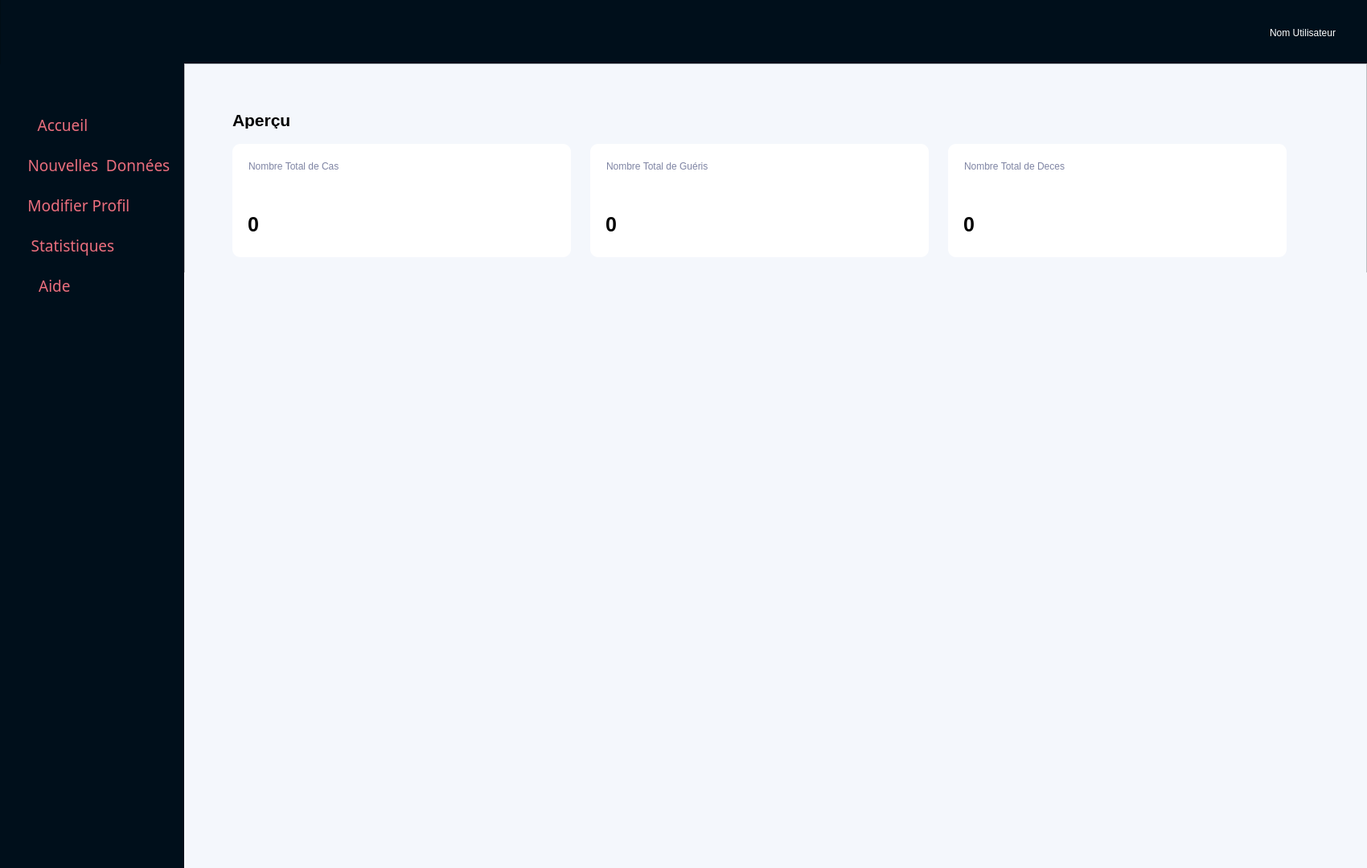
<?xml version="1.0" encoding="UTF-8"?>
<ui version="4.0">
 <class>HomeWindow</class>
 <widget class="QMainWindow" name="HomeWindow">
  <property name="geometry">
   <rect>
    <x>0</x>
    <y>0</y>
    <width>1700</width>
    <height>1080</height>
   </rect>
  </property>
  <property name="windowTitle">
   <string>MainWindow</string>
  </property>
  <widget class="QWidget" name="centralwidget">
   <widget class="QFrame" name="header_frame">
    <property name="geometry">
     <rect>
      <x>0</x>
      <y>-10</y>
      <width>1969</width>
      <height>91</height>
     </rect>
    </property>
    <property name="styleSheet">
     <string notr="true">QFrame{
	background-color: #000F1B;
}</string>
    </property>
    <property name="frameShape">
     <enum>QFrame::StyledPanel</enum>
    </property>
    <property name="frameShadow">
     <enum>QFrame::Raised</enum>
    </property>
    <widget class="QLabel" name="logo_label">
     <property name="geometry">
      <rect>
       <x>20</x>
       <y>20</y>
       <width>121</width>
       <height>71</height>
      </rect>
     </property>
     <property name="text">
      <string/>
     </property>
     <property name="pixmap">
      <pixmap>../../../../../../../assets/logo_small.png</pixmap>
     </property>
    </widget>
    <widget class="QLabel" name="label">
     <property name="geometry">
      <rect>
       <x>1530</x>
       <y>41</y>
       <width>131</width>
       <height>20</height>
      </rect>
     </property>
     <property name="styleSheet">
      <string notr="true">QLabel{
	color:white;
}</string>
     </property>
     <property name="text">
      <string>Nom Utilisateur</string>
     </property>
     <property name="alignment">
      <set>Qt::AlignRight|Qt::AlignTrailing|Qt::AlignVCenter</set>
     </property>
    </widget>
    <widget class="QLabel" name="label_2">
     <property name="geometry">
      <rect>
       <x>1540</x>
       <y>40</y>
       <width>21</width>
       <height>20</height>
      </rect>
     </property>
     <property name="text">
      <string/>
     </property>
     <property name="pixmap">
      <pixmap>../../../../../../../assets/user_icon.png</pixmap>
     </property>
    </widget>
   </widget>
   <widget class="QFrame" name="menu_frame">
    <property name="geometry">
     <rect>
      <x>0</x>
      <y>80</y>
      <width>231</width>
      <height>1001</height>
     </rect>
    </property>
    <property name="styleSheet">
     <string notr="true">QFrame{
	background-color: #000F1B;
	border:none;
}</string>
    </property>
    <property name="frameShape">
     <enum>QFrame::StyledPanel</enum>
    </property>
    <property name="frameShadow">
     <enum>QFrame::Raised</enum>
    </property>
    <widget class="QPushButton" name="btn_new_data">
     <property name="geometry">
      <rect>
       <x>20</x>
       <y>110</y>
       <width>191</width>
       <height>31</height>
      </rect>
     </property>
     <property name="font">
      <font>
       <family>Poppins</family>
       <pointsize>14</pointsize>
      </font>
     </property>
     <property name="cursor">
      <cursorShape>OpenHandCursor</cursorShape>
     </property>
     <property name="styleSheet">
      <string notr="true">QPushButton{
	background-color:#000F1B;
	border : none;
	color: #EC6E7D;
}

QPushButton::hover{
	background-color:#EC6E7D;
	color : white;
	border-radius:7px;
	padding:20px;
}</string>
     </property>
     <property name="text">
      <string>   Nouvelles  Données</string>
     </property>
     <property name="icon">
      <iconset>
       <normaloff>../../../../../../../assets/icons/stat_icon.png</normaloff>../../../../../../../assets/icons/stat_icon.png</iconset>
     </property>
    </widget>
    <widget class="QPushButton" name="btn_edit_profile">
     <property name="geometry">
      <rect>
       <x>0</x>
       <y>160</y>
       <width>181</width>
       <height>31</height>
      </rect>
     </property>
     <property name="font">
      <font>
       <family>Poppins</family>
       <pointsize>14</pointsize>
      </font>
     </property>
     <property name="cursor">
      <cursorShape>OpenHandCursor</cursorShape>
     </property>
     <property name="styleSheet">
      <string notr="true">QPushButton{
	background-color:#000F1B;
	border : none;
	color: #EC6E7D;
}

QPushButton::hover{
	background-color:#EC6E7D;
	color : white;
	border-radius:7px;
	padding:20px;
}</string>
     </property>
     <property name="text">
      <string>   Modifier Profil</string>
     </property>
     <property name="icon">
      <iconset>
       <normaloff>../../../../../../../assets/icons/cogs_icon.png</normaloff>../../../../../../../assets/icons/cogs_icon.png</iconset>
     </property>
    </widget>
    <widget class="QPushButton" name="btn_accueil">
     <property name="geometry">
      <rect>
       <x>0</x>
       <y>60</y>
       <width>141</width>
       <height>31</height>
      </rect>
     </property>
     <property name="font">
      <font>
       <family>Poppins</family>
       <pointsize>14</pointsize>
      </font>
     </property>
     <property name="cursor">
      <cursorShape>OpenHandCursor</cursorShape>
     </property>
     <property name="styleSheet">
      <string notr="true">QPushButton{
	background-color:#000F1B;
	border : none;
	color: #EC6E7D;
}

QPushButton::hover{
	background-color:#EC6E7D;
	color : white;
	border-radius:7px;
	padding:20px;
}</string>
     </property>
     <property name="text">
      <string>   Accueil</string>
     </property>
     <property name="icon">
      <iconset>
       <normaloff>../../../../../../../assets/icons/home_icon.png</normaloff>../../../../../../../assets/icons/home_icon.png</iconset>
     </property>
    </widget>
    <widget class="QPushButton" name="btn_statistiques">
     <property name="geometry">
      <rect>
       <x>0</x>
       <y>210</y>
       <width>171</width>
       <height>31</height>
      </rect>
     </property>
     <property name="font">
      <font>
       <family>Poppins</family>
       <pointsize>14</pointsize>
      </font>
     </property>
     <property name="cursor">
      <cursorShape>OpenHandCursor</cursorShape>
     </property>
     <property name="styleSheet">
      <string notr="true">QPushButton{
	background-color:#000F1B;
	border : none;
	color: #EC6E7D;
}

QPushButton::hover{
	background-color:#EC6E7D;
	color : white;
	border-radius:7px;
	padding:20px;
}</string>
     </property>
     <property name="text">
      <string>  Statistiques</string>
     </property>
     <property name="icon">
      <iconset>
       <normaloff>../../../../../../../assets/icons/stat_icon.png</normaloff>../../../../../../../assets/icons/stat_icon.png</iconset>
     </property>
    </widget>
    <widget class="QPushButton" name="btn_aide">
     <property name="geometry">
      <rect>
       <x>-20</x>
       <y>260</y>
       <width>161</width>
       <height>31</height>
      </rect>
     </property>
     <property name="font">
      <font>
       <family>Poppins</family>
       <pointsize>14</pointsize>
      </font>
     </property>
     <property name="cursor">
      <cursorShape>OpenHandCursor</cursorShape>
     </property>
     <property name="styleSheet">
      <string notr="true">QPushButton{
	background-color:#000F1B;
	border : none;
	color: #EC6E7D;
}

QPushButton::hover{
	background-color:#EC6E7D;
	color : white;
	border-radius:7px;
	padding:20px;
}</string>
     </property>
     <property name="text">
      <string>   Aide</string>
     </property>
     <property name="icon">
      <iconset>
       <normaloff>../../../../../../../assets/icons/help_icon.png</normaloff>../../../../../../../assets/icons/help_icon.png</iconset>
     </property>
    </widget>
   </widget>
   <widget class="QFrame" name="frame">
    <property name="geometry">
     <rect>
      <x>229</x>
      <y>79</y>
      <width>1471</width>
      <height>1001</height>
     </rect>
    </property>
    <property name="styleSheet">
     <string notr="true">QFrame{
	background-color : #F4F7FC;
}</string>
    </property>
    <property name="frameShape">
     <enum>QFrame::StyledPanel</enum>
    </property>
    <property name="frameShadow">
     <enum>QFrame::Raised</enum>
    </property>
    <widget class="QFrame" name="frame_2">
     <property name="geometry">
      <rect>
       <x>60</x>
       <y>100</y>
       <width>421</width>
       <height>141</height>
      </rect>
     </property>
     <property name="styleSheet">
      <string notr="true">QFrame{
	background-color:white;
	border-radius:10px;
}</string>
     </property>
     <property name="frameShape">
      <enum>QFrame::StyledPanel</enum>
     </property>
     <property name="frameShadow">
      <enum>QFrame::Raised</enum>
     </property>
     <widget class="QLabel" name="label_4">
      <property name="geometry">
       <rect>
        <x>20</x>
        <y>20</y>
        <width>141</width>
        <height>16</height>
       </rect>
      </property>
      <property name="styleSheet">
       <string notr="true">QLabel{
	color:#7E84A3;
}</string>
      </property>
      <property name="text">
       <string>Nombre Total de Cas </string>
      </property>
     </widget>
     <widget class="QLabel" name="label_nombre_cas">
      <property name="geometry">
       <rect>
        <x>19</x>
        <y>90</y>
        <width>131</width>
        <height>21</height>
       </rect>
      </property>
      <property name="font">
       <font>
        <pointsize>19</pointsize>
        <weight>75</weight>
        <bold>true</bold>
       </font>
      </property>
      <property name="text">
       <string>0</string>
      </property>
     </widget>
     <widget class="QLabel" name="label_6">
      <property name="geometry">
       <rect>
        <x>289</x>
        <y>20</y>
        <width>111</width>
        <height>101</height>
       </rect>
      </property>
      <property name="text">
       <string/>
      </property>
      <property name="pixmap">
       <pixmap>../../../../../../../assets/corona.png</pixmap>
      </property>
     </widget>
    </widget>
    <widget class="QLabel" name="label_3">
     <property name="geometry">
      <rect>
       <x>60</x>
       <y>60</y>
       <width>81</width>
       <height>21</height>
      </rect>
     </property>
     <property name="font">
      <font>
       <pointsize>16</pointsize>
       <weight>75</weight>
       <bold>true</bold>
      </font>
     </property>
     <property name="text">
      <string>Aperçu</string>
     </property>
    </widget>
    <widget class="QFrame" name="frame_3">
     <property name="geometry">
      <rect>
       <x>950</x>
       <y>100</y>
       <width>421</width>
       <height>141</height>
      </rect>
     </property>
     <property name="styleSheet">
      <string notr="true">QFrame{
	background-color:white;
	border-radius:10px;
}</string>
     </property>
     <property name="frameShape">
      <enum>QFrame::StyledPanel</enum>
     </property>
     <property name="frameShadow">
      <enum>QFrame::Raised</enum>
     </property>
     <widget class="QLabel" name="label_7">
      <property name="geometry">
       <rect>
        <x>20</x>
        <y>20</y>
        <width>151</width>
        <height>16</height>
       </rect>
      </property>
      <property name="styleSheet">
       <string notr="true">QLabel{
	color:#7E84A3;
}</string>
      </property>
      <property name="text">
       <string>Nombre Total de Deces</string>
      </property>
     </widget>
     <widget class="QLabel" name="label_nombre_deces">
      <property name="geometry">
       <rect>
        <x>19</x>
        <y>90</y>
        <width>131</width>
        <height>21</height>
       </rect>
      </property>
      <property name="font">
       <font>
        <pointsize>19</pointsize>
        <weight>75</weight>
        <bold>true</bold>
       </font>
      </property>
      <property name="text">
       <string>0</string>
      </property>
     </widget>
     <widget class="QLabel" name="label_9">
      <property name="geometry">
       <rect>
        <x>289</x>
        <y>20</y>
        <width>111</width>
        <height>101</height>
       </rect>
      </property>
      <property name="text">
       <string/>
      </property>
      <property name="pixmap">
       <pixmap>../../../../../../../assets/mask.png</pixmap>
      </property>
     </widget>
    </widget>
    <widget class="QFrame" name="frame_4">
     <property name="geometry">
      <rect>
       <x>505</x>
       <y>100</y>
       <width>421</width>
       <height>141</height>
      </rect>
     </property>
     <property name="styleSheet">
      <string notr="true">QFrame{
	background-color:white;
	border-radius:10px;
}</string>
     </property>
     <property name="frameShape">
      <enum>QFrame::StyledPanel</enum>
     </property>
     <property name="frameShadow">
      <enum>QFrame::Raised</enum>
     </property>
     <widget class="QLabel" name="label_10">
      <property name="geometry">
       <rect>
        <x>20</x>
        <y>20</y>
        <width>151</width>
        <height>16</height>
       </rect>
      </property>
      <property name="styleSheet">
       <string notr="true">QLabel{
	color:#7E84A3;
}</string>
      </property>
      <property name="text">
       <string>Nombre Total de Guéris</string>
      </property>
     </widget>
     <widget class="QLabel" name="label_nombre_gueris">
      <property name="geometry">
       <rect>
        <x>19</x>
        <y>90</y>
        <width>131</width>
        <height>21</height>
       </rect>
      </property>
      <property name="font">
       <font>
        <pointsize>19</pointsize>
        <weight>75</weight>
        <bold>true</bold>
       </font>
      </property>
      <property name="text">
       <string>0</string>
      </property>
     </widget>
     <widget class="QLabel" name="label_12">
      <property name="geometry">
       <rect>
        <x>279</x>
        <y>20</y>
        <width>121</width>
        <height>101</height>
       </rect>
      </property>
      <property name="text">
       <string/>
      </property>
      <property name="pixmap">
       <pixmap>../../../../../../../assets/gueri_icon.png</pixmap>
      </property>
     </widget>
    </widget>
    <widget class="QScrollArea" name="scrollArea">
     <property name="geometry">
      <rect>
       <x>0</x>
       <y>260</y>
       <width>1471</width>
       <height>741</height>
      </rect>
     </property>
     <property name="styleSheet">
      <string notr="true">background-color:#F4F7FC;
border:none;</string>
     </property>
     <property name="widgetResizable">
      <bool>true</bool>
     </property>
     <widget class="QWidget" name="scrollAreaWidgetContents">
      <property name="geometry">
       <rect>
        <x>0</x>
        <y>0</y>
        <width>1471</width>
        <height>741</height>
       </rect>
      </property>
      <widget class="QLabel" name="label_carte_senegal">
       <property name="geometry">
        <rect>
         <x>270</x>
         <y>10</y>
         <width>901</width>
         <height>691</height>
        </rect>
       </property>
       <property name="text">
        <string/>
       </property>
       <property name="pixmap">
        <pixmap>../../../../../../../assets/senegal_card.png</pixmap>
       </property>
       <property name="alignment">
        <set>Qt::AlignCenter</set>
       </property>
      </widget>
     </widget>
    </widget>
   </widget>
  </widget>
 </widget>
 <resources/>
 <connections/>
</ui>
